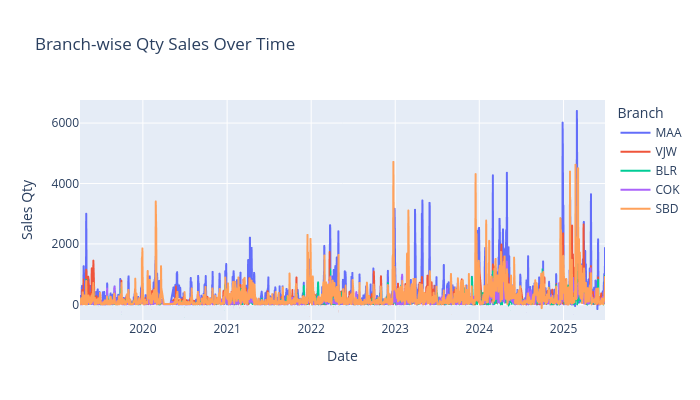

Source (notebook cell):
### Code cell
import plotly.express as px

# Prepare data for plotting
fig = px.line(qty_daily, x='Date', y='Qty', color='Branch',
              title='Branch-wise Qty Sales Over Time',
              labels={'Qty': 'Sales Qty', 'Date': 'Date', 'Branch': 'Branch'})

fig.update_layout(legend_title_text='Branch', width=700, height=400)
fig.show()

### Figure 1 — Plotly figure (JSON) as saved in the notebook; plotly's stock layout.template omitted (floating-point values rounded to 4 significant figures; data arrays with more than 128 entries replaced by an {"elided": "..."} marker saying what was removed)
{"data": [{"hovertemplate": "Branch=MAA<br>Date=%{x}<br>Sales Qty=%{y}<extra></extra>", "legendgroup": "MAA", "line": {"color": "#636efa", "dash": "solid"}, "marker": {"symbol": "circle"}, "mode": "lines", "name": "MAA", "showlegend": true, "type": "scattergl", "x": {"elided": "1824 str values"}, "xaxis": "x", "y": {"elided": "1824 float values"}, "yaxis": "y"}, {"hovertemplate": "Branch=VJW<br>Date=%{x}<br>Sales Qty=%{y}<extra></extra>", "legendgroup": "VJW", "line": {"color": "#EF553B", "dash": "solid"}, "marker": {"symbol": "circle"}, "mode": "lines", "name": "VJW", "showlegend": true, "type": "scattergl", "x": {"elided": "1659 str values"}, "xaxis": "x", "y": {"elided": "1659 float values"}, "yaxis": "y"}, {"hovertemplate": "Branch=BLR<br>Date=%{x}<br>Sales Qty=%{y}<extra></extra>", "legendgroup": "BLR", "line": {"color": "#00cc96", "dash": "solid"}, "marker": {"symbol": "circle"}, "mode": "lines", "name": "BLR", "showlegend": true, "type": "scattergl", "x": {"elided": "1659 str values"}, "xaxis": "x", "y": {"elided": "1659 float values"}, "yaxis": "y"}, {"hovertemplate": "Branch=COK<br>Date=%{x}<br>Sales Qty=%{y}<extra></extra>", "legendgroup": "COK", "line": {"color": "#ab63fa", "dash": "solid"}, "marker": {"symbol": "circle"}, "mode": "lines", "name": "COK", "showlegend": true, "type": "scattergl", "x": {"elided": "1724 str values"}, "xaxis": "x", "y": {"elided": "1724 float values"}, "yaxis": "y"}, {"hovertemplate": "Branch=SBD<br>Date=%{x}<br>Sales Qty=%{y}<extra></extra>", "legendgroup": "SBD", "line": {"color": "#FFA15A", "dash": "solid"}, "marker": {"symbol": "circle"}, "mode": "lines", "name": "SBD", "showlegend": true, "type": "scattergl", "x": {"elided": "1797 str values"}, "xaxis": "x", "y": {"elided": "1797 float values"}, "yaxis": "y"}], "layout": {"height": 400, "legend": {"title": {"text": "Branch"}, "tracegroupgap": 0}, "title": {"text": "Branch-wise Qty Sales Over Time"}, "width": 700, "xaxis": {"anchor": "y", "domain": [0, 1], "title": {"text": "Date"}}, "yaxis": {"anchor": "x", "domain": [0, 1], "title": {"text": "Sales Qty"}}}}
